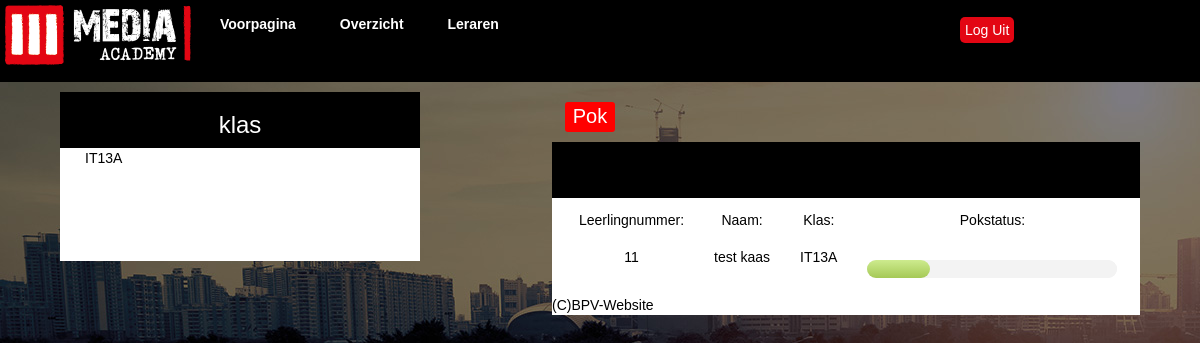
Before: /leraren (signed in) with the older database file.
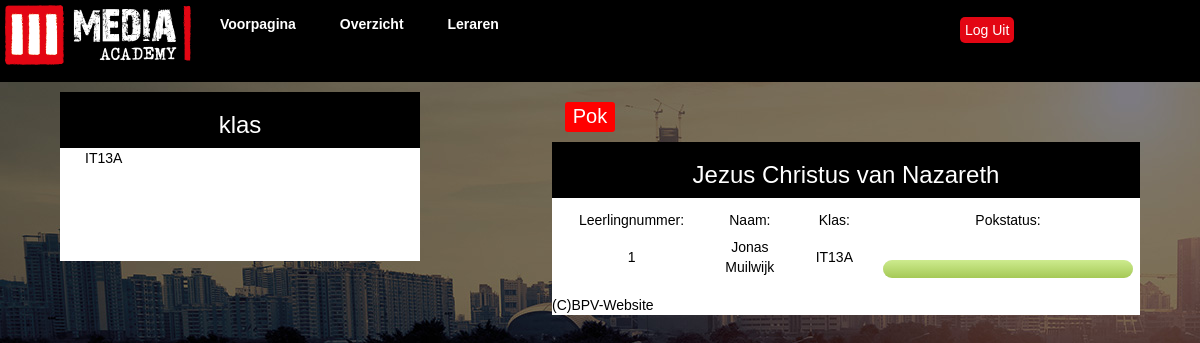
After: the same page with the newer database file.
### tables this page shows
CREATE TABLE IF NOT EXISTS `studenten` (
  `leerlingnummer` int(11) NOT NULL,
  `voornaam` varchar(25) NOT NULL,
  `achternaam` varchar(25) NOT NULL,
  `wachtwoord` varchar(256) NOT NULL,
  `email` varchar(30) NOT NULL,
  `geboortedatum` timestamp NOT NULL DEFAULT CURRENT_TIMESTAMP ON UPDATE CURRENT_TIMESTAMP,
  `telefoonnummer` int(11) NOT NULL,
  `klas` varchar(11) NOT NULL,
  `leraar_id` int(11) NOT NULL,
  PRIMARY KEY (`leerlingnummer`)
);

CREATE TABLE IF NOT EXISTS `pokaanvraag` (
  `id` int(11) NOT NULL AUTO_INCREMENT,
  `leerlingnummer` int(11) NOT NULL,
  `bedrijfNaam` varchar(50) NOT NULL,
  `bedrijfAdres` varchar(50) NOT NULL,
  `bedrijfPostcode` varchar(10) NOT NULL,
  `bedrijfPlaats` varchar(50) NOT NULL,
  `bedrijfTelefoon` varchar(20) NOT NULL,
  `bedrijfWebsite` varchar(50) NOT NULL,
  `bedrijfContactPersoon` varchar(50) NOT NULL,
  `bedrijfContactPersoonTelefoon` varchar(20) NOT NULL,
  `bedrijfContactPersoonEmail` varchar(50) NOT NULL,
  `bedrijfPraktijkBegeleider` varchar(50) NOT NULL,
  `bedrijfPraktijkBegeleiderTelefoon` varchar(20) NOT NULL,
  `bedrijfKennisCentrum` varchar(50) NOT NULL,
  `bedrijfCode` varchar(20) NOT NULL,
  `studentNaam` varchar(50) NOT NULL,
  `studentKlas` varchar(20) NOT NULL,
  `studentOpleiding` varchar(50) NOT NULL,
  `studentCreboNummerOpleiding` varchar(20) NOT NULL,
  `studentRichting` varchar(50) NOT NULL,
  `studentInleverdatum` varchar(50) NOT NULL,
  `bpvCoordinator` varchar(50) NOT NULL,
  `bpvBegeleider` varchar(50) NOT NULL,
  `bpvPeriodeBegin` int(11) NOT NULL,
  `bpvPeriodeEind` int(11) NOT NULL,
  `bpvSbu` int(11) NOT NULL,
  `bpvBrin` varchar(20) NOT NULL,
  `bpvCrebo` varchar(20) NOT NULL,
  `bpvOpmerking` varchar(500) NOT NULL,
  `pokStatus` int(2) NOT NULL,
  PRIMARY KEY (`id`)
);

CREATE TABLE IF NOT EXISTS `leraren` (
  `id` int(11) NOT NULL AUTO_INCREMENT,
  `leraar_voornaam` varchar(25) NOT NULL,
  `leraar_achternaam` varchar(25) NOT NULL,
  `wachtwoord` varchar(256) NOT NULL,
  `leraar_email` varchar(25) NOT NULL,
  PRIMARY KEY (`id`)
);

### controller/leraren.class.php (called while the page is built, shortened)
<?php
class Leraren extends Controller {
    public function __construct() {
        $this->view->title = 'Leraren';
        $this->view->style = 'bootstrap';
        $this->view->altStyle = 'style1';
    }
    function index() {
        $leerlingen = $this->model->getAlliedLeerlingen($_SESSION["user_id"]);
        $klassen =  $this->model->getKlassen();
        $agenda = $this->model->showCaldav();
        $leraar = $this->model->getLeraar();
        $this->view->leraar = $leraar;
        $this->view->klassen = $klassen;
        $this->view->leerlingen = $leerlingen;
        $this->view->agenda = $agenda;
        $this->view->render('leraren');
    }
}

### libs/ini.php (called while the page is built, shortened)
<?php
require 'libs/controller.php';
require 'libs/model.php';
$site = new Router();

### index.php (called while the page is built)
<?php
require 'libs/ini.php';

### libs/model.php (called while the page is built)
<?php
class Model
{
    public function __construct()
    {
	$this->dbh = new Database();
    }
}

### model/leraren.model.php (called while the page is built, shortened)
<?php
class Leraren_Model extends Model{
    public function getKlassen(){
	$sth = $this->dbh->prepare("SELECT klas FROM studenten GROUP BY klas");
	$sth->execute();
	return $sth->fetchall();
    }
    public function getLeraar(){
	$sth = $this->dbh->prepare("SELECT leraar_voornaam, leraar_achternaam FROM leraren WHERE id = '" . $_SESSION['user_id'] . "'");
	$sth->execute();
	return $sth->fetchall();
    }
    public function getAlliedLeerlingen($id){
	$sth = $this->dbh->prepare("SELECT studenten.*, pokaanvraag.id, pokaanvraag.pokStatus, pokaanvraag.leerlingnummer, pokaanvraag.bedrijfPostcode"
		. " FROM studenten LEFT OUTER JOIN pokaanvraag ON studenten.leerlingnummer = pokaanvraag.leerlingnummer"
		. " WHERE leraar_id = " . $id . " ORDER BY pokaanvraag.id DESC LIMIT 1");
	$sth->execute();
	return $sth->fetchall();
    }
}

### libs/controller.php (called while the page is built, shortened)
<?php
class Controller {
    public function loadmodel($name) {
        $path = 'model/' . $name . '.model.php';
        if (file_exists($path)) {
            $this->model = new $modelname;
        }
    }
}

### view/content/leraren.php (the view, shortened to what this page needs)
<div id="knoppok">Pok</div>
<div id="klassen">
    <div id="klassen1"><h3>klas</h3></div>
    <table>
	<?php
	foreach($this->klassen as $klas){
	    echo "<tr>
					<td>
						<a href='" . URL . "leraren/showKlas/" . $klas["klas"] . "'>
							" . $klas["klas"] . "
						</a>
					</td>
				</tr>";
	}
	?>
    </table>
</div>
<div id="stage">
    <div id="stage1"><h3><?php echo $this->leraar[0]["leraar_voornaam"] ?> <?php echo $this->leraar[0]["leraar_achternaam"] ?><h3></div>
		<div id="leerlingen">
		    <table id="leerlingTable">
			<thead>
			<td>
			    Leerlingnummer:
			</td>
			<td>
			    Naam:
			</td>
			<td>
			    Klas:
			</td>
			<td>
			    Pokstatus:
			</td>
			</thead>
			<tbody>
			    <?php
			    foreach($this->leerlingen as $leerling){
				echo "
                        <tr>
                            <td>
                                " . $leerling['leerlingnummer'] . "
                            </td>
                            <td>
                                <a href='" . URL . "leraren/showStudent/" . $leerling['leerlingnummer'] . "'>" . $leerling['voornaam'] . " " . $leerling['achternaam'] . "</a>
                            </td>
                            <td>
                                " . $leerling['klas'] . "
                            </td>
                            <td>
								<div class='demo-wrapper html5-progress-bar'>
									<div class='progress-bar-wrapper'>
										<progress id='progressbar' value='" . ($leerling['pokStatus'] * 4) . + 25 . "' max='100'></progress>
									</div>
								</div>
                            </td>
                        </tr>";
			    }
			    ?>
			</tbody>
		    </table>
		</div>

Changed rows visible on the page:
no longer on this page (row unchanged): studenten: pokaanvraag.leerlingnummer "11", voornaam "test", achternaam "kaas", klas "IT13A"
now on this page (row edited): leraren: leraar_voornaam "Jezus", leraar_achternaam "Christus van Nazareth"
now on this page (row edited): studenten: pokaanvraag.leerlingnummer "1", voornaam "Jonas", achternaam "Muilwijk", klas "IT13A"
